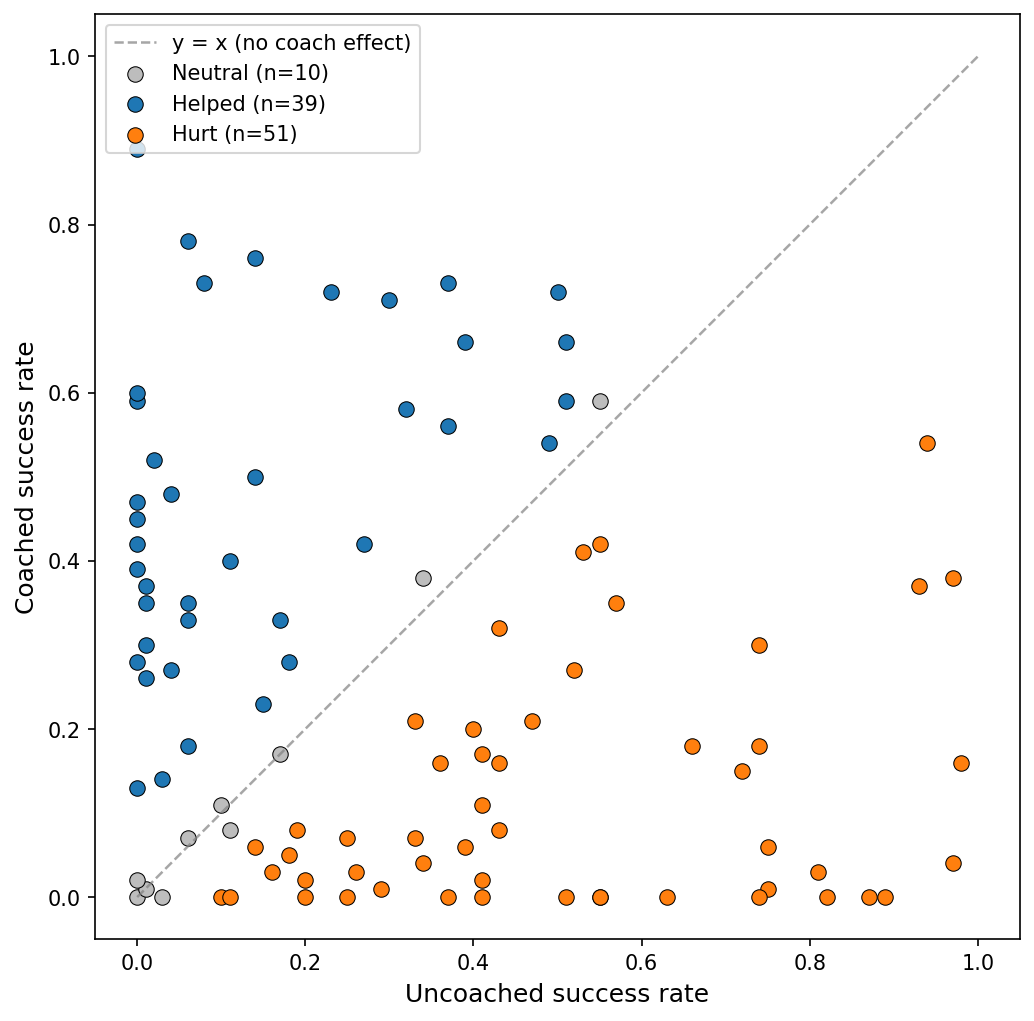

Reproduce this figure in Python.
# train/unicycle_train/coach/v5/figures/plot_eval.py

import json
from pathlib import Path
import numpy as np
import matplotlib.pyplot as plt


LABEL = "V5"
THRESHOLD = 0.05  # +/-5pp threshold for helped vs hurt vs neutral

# Paper-friendly, colorblind-safe palette
COLOR_HELPED = "#1f77b4"   # blue
COLOR_HURT = "#ff7f0e"     # orange
COLOR_NEUTRAL = "#bdbdbd"  # gray


def main():
    # Script lives in v5/figures/, eval results live in v5/eval_logs/
    here = Path(__file__).resolve().parent
    eval_logs = here.parent / "eval_logs"

    # Collect (seed -> success_rate) for both modes across all timestamp dirs
    pattern = f"eval_*eval100seeds*/{{mode}}/seed_*/result.json"
    rates = {"with_coach": {}, "no_coach": {}}
    for mode in rates:
        for path in eval_logs.glob(pattern.format(mode=mode)):
            seed = int(path.parent.name.split("_")[1])
            with open(path) as f:
                rates[mode][seed] = json.load(f)["evaluation"]["success_rate"]

    # Align by seed - same index across both arrays = same student
    seeds = sorted(set(rates["with_coach"]) & set(rates["no_coach"]))
    uncoached = np.array([rates["no_coach"][s] for s in seeds])
    coached = np.array([rates["with_coach"][s] for s in seeds])
    benefit = coached - uncoached

    # Print key stats so we have numbers to cite alongside the figure
    helped = int((benefit > THRESHOLD).sum())
    hurt = int((benefit < -THRESHOLD).sum())
    neutral = len(benefit) - helped - hurt
    corr = np.corrcoef(uncoached, benefit)[0, 1]
    print(f"{LABEL} ({len(seeds)} seeds): "
          f"helped={helped}, hurt={hurt}, neutral={neutral}, "
          f"corr(uncoached, benefit)={corr:+.3f}")

    # Classify each point so colors match the helped/hurt/neutral counts above
    helped_mask = benefit > THRESHOLD
    hurt_mask = benefit < -THRESHOLD
    neutral_mask = ~(helped_mask | hurt_mask)

    fig, ax = plt.subplots(figsize=(7, 7))

    # Diagonal first (background), then neutral, then helped/hurt on top
    ax.plot([0, 1], [0, 1], color="gray", linestyle="--", linewidth=1.2,
            alpha=0.7, label="y = x (no coach effect)")
    ax.scatter(uncoached[neutral_mask], coached[neutral_mask],
               color=COLOR_NEUTRAL, s=55, edgecolors="black", linewidths=0.5,
               label=f"Neutral (n={neutral})")
    ax.scatter(uncoached[helped_mask], coached[helped_mask],
               color=COLOR_HELPED, s=55, edgecolors="black", linewidths=0.5,
               label=f"Helped (n={helped})")
    ax.scatter(uncoached[hurt_mask], coached[hurt_mask],
               color=COLOR_HURT, s=55, edgecolors="black", linewidths=0.5,
               label=f"Hurt (n={hurt})")

    ax.set_xlabel("Uncoached success rate", fontsize=12)
    ax.set_ylabel("Coached success rate", fontsize=12)
    ax.set_xlim(-0.05, 1.05)
    ax.set_ylim(-0.05, 1.05)
    ax.set_aspect("equal")
    ax.legend(loc="upper left", fontsize=10)

    plt.tight_layout()
    plt.savefig(here / "plot_eval.png", dpi=150, bbox_inches="tight")
    print(f"Saved: {here / 'plot_eval.png'}")


if __name__ == "__main__":
    main()
